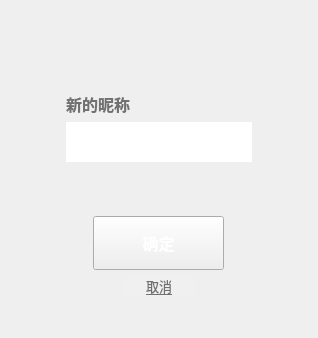
<?xml version="1.0" encoding="UTF-8"?>
<ui version="4.0">
 <class>ChangeUsernameForm</class>
 <widget class="QWidget" name="ChangeUsernameForm">
  <property name="geometry">
   <rect>
    <x>0</x>
    <y>0</y>
    <width>318</width>
    <height>338</height>
   </rect>
  </property>
  <property name="sizePolicy">
   <sizepolicy hsizetype="Fixed" vsizetype="Fixed">
    <horstretch>0</horstretch>
    <verstretch>0</verstretch>
   </sizepolicy>
  </property>
  <property name="minimumSize">
   <size>
    <width>318</width>
    <height>338</height>
   </size>
  </property>
  <property name="maximumSize">
   <size>
    <width>318</width>
    <height>338</height>
   </size>
  </property>
  <property name="font">
   <font>
    <family>Roboto</family>
   </font>
  </property>
  <property name="windowTitle">
   <string>Form</string>
  </property>
  <property name="styleSheet">
   <string notr="true">color: rgb(240, 240, 240);</string>
  </property>
  <layout class="QVBoxLayout" name="verticalLayout_2">
   <property name="leftMargin">
    <number>0</number>
   </property>
   <property name="topMargin">
    <number>0</number>
   </property>
   <property name="rightMargin">
    <number>0</number>
   </property>
   <property name="bottomMargin">
    <number>0</number>
   </property>
   <item>
    <widget class="QWidget" name="widget" native="true">
     <property name="styleSheet">
      <string notr="true">#widget{
	background-image: url(:/src/GUI/bg300x320.png);
}</string>
     </property>
     <layout class="QVBoxLayout" name="verticalLayout">
      <property name="leftMargin">
       <number>18</number>
      </property>
      <property name="topMargin">
       <number>18</number>
      </property>
      <property name="rightMargin">
       <number>18</number>
      </property>
      <property name="bottomMargin">
       <number>18</number>
      </property>
      <item>
       <layout class="QHBoxLayout" name="horizontalLayout_7">
        <item>
         <widget class="QPushButton" name="closeButton">
          <property name="sizePolicy">
           <sizepolicy hsizetype="Fixed" vsizetype="Fixed">
            <horstretch>0</horstretch>
            <verstretch>0</verstretch>
           </sizepolicy>
          </property>
          <property name="minimumSize">
           <size>
            <width>16</width>
            <height>16</height>
           </size>
          </property>
          <property name="maximumSize">
           <size>
            <width>16</width>
            <height>16</height>
           </size>
          </property>
          <property name="styleSheet">
           <string notr="true">QPushButton{
    image: url(:/src/GUI/close.png);
    border-style: outset;
}
QPushButton:hover{
    image: url(:/src/GUI/close_hover.png);
    border-style: outset;
}
QPushButton:pressed{
    image: url(:/src/GUI/close_hover.png);
    border-style: outset;
}
</string>
          </property>
          <property name="text">
           <string/>
          </property>
         </widget>
        </item>
        <item>
         <spacer name="horizontalSpacer">
          <property name="orientation">
           <enum>Qt::Horizontal</enum>
          </property>
          <property name="sizeHint" stdset="0">
           <size>
            <width>40</width>
            <height>20</height>
           </size>
          </property>
         </spacer>
        </item>
       </layout>
      </item>
      <item>
       <spacer name="verticalSpacer_2">
        <property name="orientation">
         <enum>Qt::Vertical</enum>
        </property>
        <property name="sizeHint" stdset="0">
         <size>
          <width>20</width>
          <height>40</height>
         </size>
        </property>
       </spacer>
      </item>
      <item>
       <layout class="QHBoxLayout" name="horizontalLayout_2">
        <property name="leftMargin">
         <number>48</number>
        </property>
        <item>
         <widget class="QLabel" name="label_2">
          <property name="font">
           <font>
            <family>Roboto</family>
            <pointsize>12</pointsize>
            <weight>75</weight>
            <bold>true</bold>
           </font>
          </property>
          <property name="styleSheet">
           <string notr="true">color: rgb(112, 112, 112);</string>
          </property>
          <property name="text">
           <string>新的昵称</string>
          </property>
         </widget>
        </item>
       </layout>
      </item>
      <item>
       <layout class="QHBoxLayout" name="horizontalLayout">
        <item>
         <widget class="QLineEdit" name="newUserNameEdit">
          <property name="sizePolicy">
           <sizepolicy hsizetype="Fixed" vsizetype="Fixed">
            <horstretch>0</horstretch>
            <verstretch>0</verstretch>
           </sizepolicy>
          </property>
          <property name="minimumSize">
           <size>
            <width>186</width>
            <height>40</height>
           </size>
          </property>
          <property name="maximumSize">
           <size>
            <width>186</width>
            <height>40</height>
           </size>
          </property>
          <property name="font">
           <font>
            <family>Roboto</family>
            <pointsize>12</pointsize>
           </font>
          </property>
          <property name="styleSheet">
           <string notr="true">background-image: url(:/src/GUI/input.png);
border-style: outset;
color: rgb(112, 112, 112);</string>
          </property>
          <property name="echoMode">
           <enum>QLineEdit::Normal</enum>
          </property>
          <property name="alignment">
           <set>Qt::AlignCenter</set>
          </property>
         </widget>
        </item>
       </layout>
      </item>
      <item>
       <spacer name="verticalSpacer_3">
        <property name="orientation">
         <enum>Qt::Vertical</enum>
        </property>
        <property name="sizeHint" stdset="0">
         <size>
          <width>20</width>
          <height>40</height>
         </size>
        </property>
       </spacer>
      </item>
      <item>
       <layout class="QHBoxLayout" name="horizontalLayout_5">
        <item>
         <widget class="QPushButton" name="confirmButton">
          <property name="sizePolicy">
           <sizepolicy hsizetype="Fixed" vsizetype="Fixed">
            <horstretch>0</horstretch>
            <verstretch>0</verstretch>
           </sizepolicy>
          </property>
          <property name="minimumSize">
           <size>
            <width>131</width>
            <height>54</height>
           </size>
          </property>
          <property name="font">
           <font>
            <family>Roboto</family>
            <pointsize>12</pointsize>
            <weight>75</weight>
            <bold>true</bold>
           </font>
          </property>
          <property name="styleSheet">
           <string notr="true">QPushButton{
    border-image: url(:/src/GUI/button.png);
    color:rgb(254, 254, 254);
}
QPushButton:hover{
    border-image: url(:/src/GUI/button_hover.png);
    color:rgb(254, 254, 254);
}
QPushButton:pressed{
    border-image: url(:/src/GUI/button_press.png);
    color:rgb(254, 254, 254);
}
</string>
          </property>
          <property name="text">
           <string>确定</string>
          </property>
         </widget>
        </item>
       </layout>
      </item>
      <item>
       <layout class="QHBoxLayout" name="horizontalLayout_6">
        <item>
         <widget class="QPushButton" name="cancelButton">
          <property name="sizePolicy">
           <sizepolicy hsizetype="Fixed" vsizetype="Fixed">
            <horstretch>0</horstretch>
            <verstretch>0</verstretch>
           </sizepolicy>
          </property>
          <property name="minimumSize">
           <size>
            <width>70</width>
            <height>17</height>
           </size>
          </property>
          <property name="font">
           <font>
            <family>Roboto</family>
            <pointsize>10</pointsize>
            <underline>true</underline>
           </font>
          </property>
          <property name="styleSheet">
           <string notr="true">QPushButton{
    color: rgb(112, 112, 112);
    background-color: rgb(240, 240, 240);
    border-style: outset;
}
QPushButton:hover{
    color: rgb(90, 147, 255);
    background-color: rgb(240, 240, 240);
    border-style: outset;
}
QPushButton:pressed{
    color:rgb(67, 120, 221);
    background-color: rgb(240, 240, 240);
    border-style: outset;
}
</string>
          </property>
          <property name="text">
           <string>取消</string>
          </property>
         </widget>
        </item>
       </layout>
      </item>
      <item>
       <spacer name="verticalSpacer">
        <property name="orientation">
         <enum>Qt::Vertical</enum>
        </property>
        <property name="sizeType">
         <enum>QSizePolicy::Fixed</enum>
        </property>
        <property name="sizeHint" stdset="0">
         <size>
          <width>20</width>
          <height>24</height>
         </size>
        </property>
       </spacer>
      </item>
     </layout>
    </widget>
   </item>
  </layout>
 </widget>
 <resources/>
 <connections/>
</ui>
